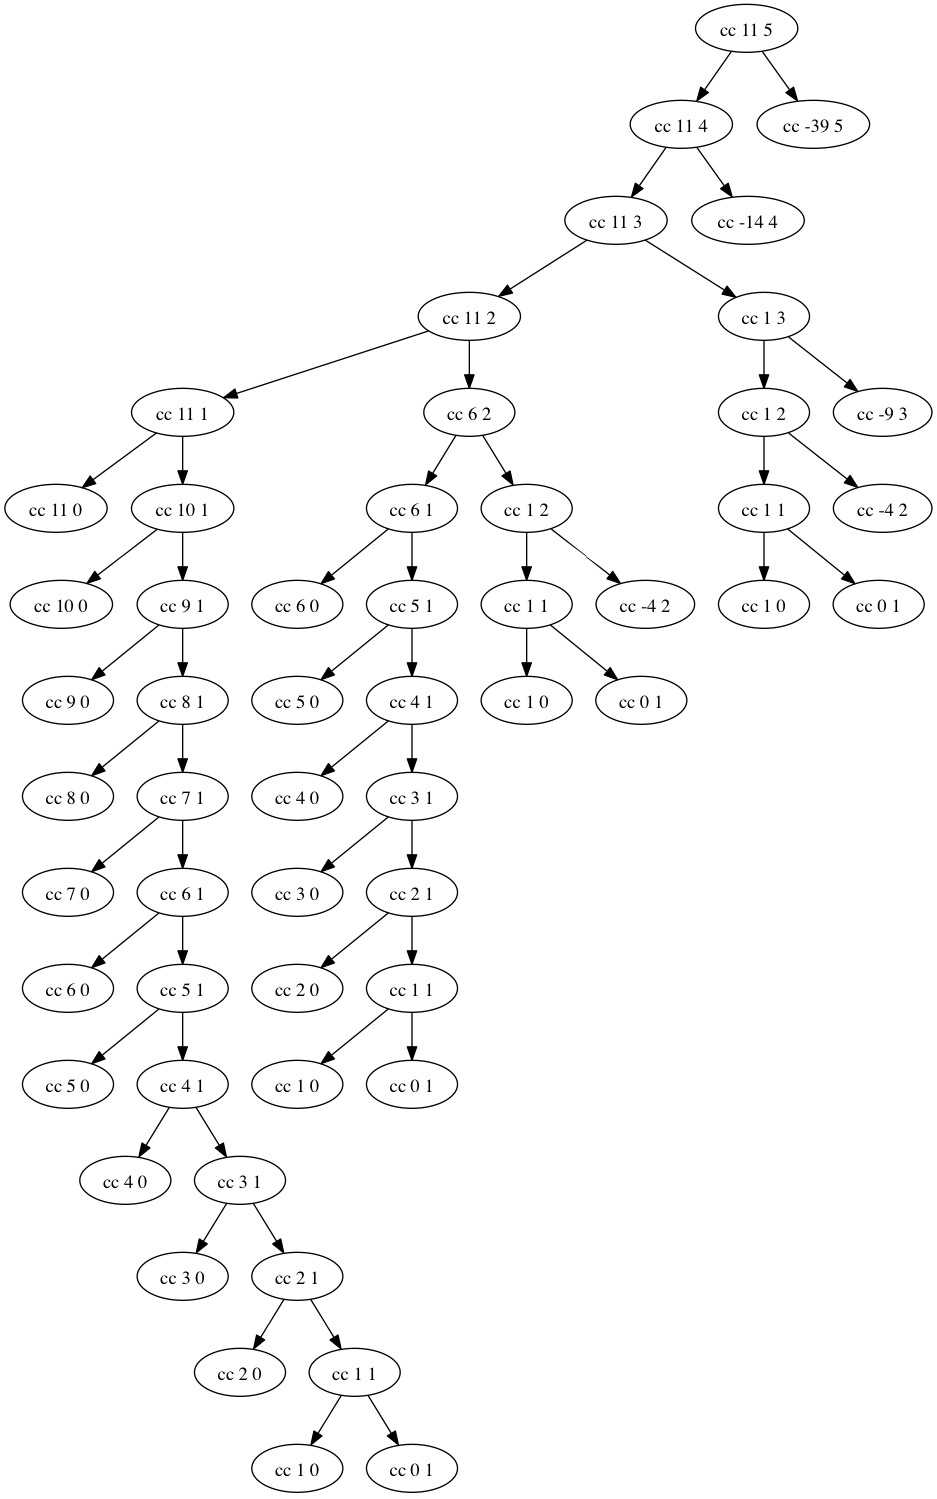

The Python source for this figure:
#!/usr/bin/python

"""
GraphViz visualization code for Exercise 1.14

For use with GraphViz software, available here:

http://www.graphviz.org/
"""
class Change:

  def __init__(self,):
    self.nodes = []
    self.node_count = 0
    self.edges = []

  def count_change(self,amount):
    return self.cc(amount,5)

  def cc(self,amount,kinds_of_coins,parent=None):
    node = self.addNode(amount,kinds_of_coins)
    if parent:
      self.edges.append(Edge(parent,node))

    if amount == 0:
      return 1
    if ( amount < 0 ) or ( kinds_of_coins == 0 ):
      return 0
    return self.cc(amount,kinds_of_coins-1,node) + self.cc(amount - self.first_denomination(kinds_of_coins), kinds_of_coins, node)

  def first_denomination(self,kinds_of_coins):
    if kinds_of_coins == 1:
      return 1
    elif kinds_of_coins == 2:
      return 5
    elif kinds_of_coins == 3:
      return 10
    elif kinds_of_coins == 4:
      return 25
    elif kinds_of_coins == 5:
      return 50

  def addNode(self,n,m):    
    node = Node(n,m,self.node_count)
    self.nodes.append(node)
    self.node_count += 1
    return node

  def save(self,):
    f = open("exercise1-14.dot",'w')
  
    lines = []
    lines.append("digraph G {")
    for node in self.nodes:
       lines.append(node.label)
    for edge in self.edges:
       lines.append(edge.n1.name + " -> " + edge.n2.name)
    lines.append("}")
    f.write("\r\n".join(lines))

    f.close()

class Node:
  def __init__(self,n,m,c):
    self.name = "node" + str(c)
    self.label = self.name + "[label = \"cc "+str(n)+" "+str(m)+"\"]"

class Edge:
  def __init__(self,n1,n2):
    self.n1 = n1
    self.n2 = n2

c = Change()
print c.count_change(11)
c.save()
